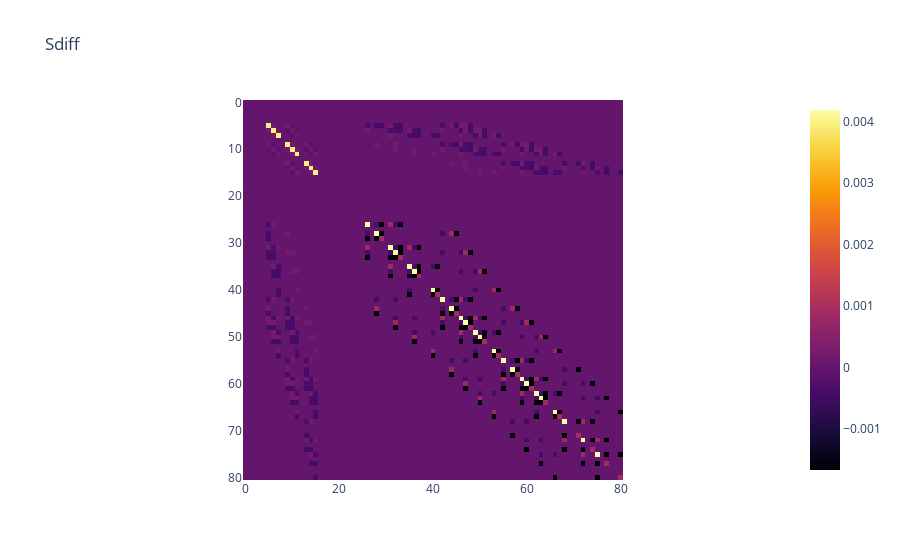
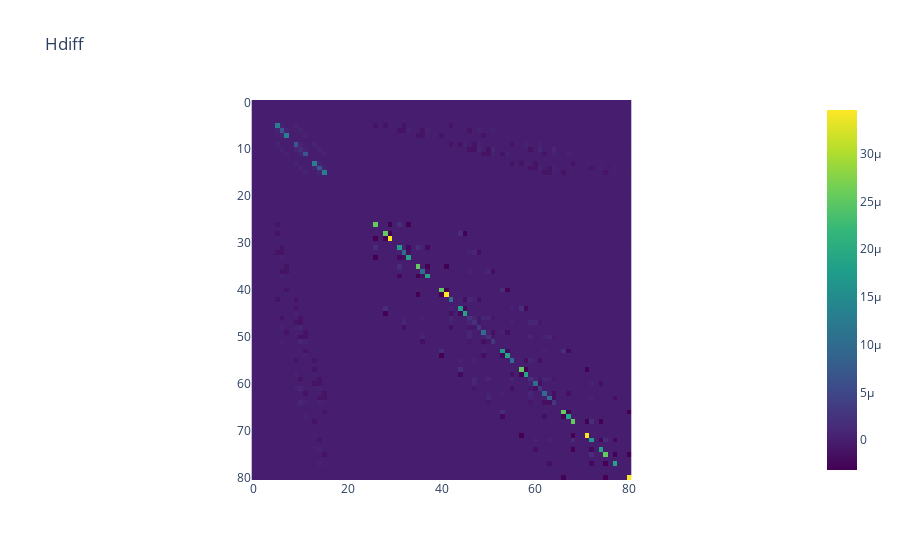

The notebook cell these images were saved under, in order:
### Code cell
import pandas as pd
global_matrix_given = pd.read_csv("./Files/MacGlobSiH.dat", sep = r"\s+",header = None)
S_Given = np.array(global_matrix_given[2]).reshape(81,81)
H_Given = np.array(global_matrix_given[3]).reshape(81,81)

fig_S = px.imshow(S_Given-S, title="Sdiff", color_continuous_scale= 'inferno')
fig_S.show()

fig_H = px.imshow(H_Given-H, title="Hdiff", color_continuous_scale= 'viridis')
fig_H.show()

### Figure 1 — Plotly figure (JSON) as saved in the notebook; plotly's stock layout.template omitted (floating-point values rounded to 4 significant figures; data arrays with more than 128 entries replaced by an {"elided": "..."} marker saying what was removed)
{"data": [{"coloraxis": "coloraxis", "hovertemplate": "x: %{x}<br>y: %{y}<br>color: %{z}<extra></extra>", "name": "0", "type": "heatmap", "xaxis": "x", "yaxis": "y", "z": {"elided": "81x81 float values"}}], "layout": {"coloraxis": {"colorscale": [[0, "#000004"], [0.1111, "#1b0c41"], [0.2222, "#4a0c6b"], [0.3333, "#781c6d"], [0.4444, "#a52c60"], [0.5556, "#cf4446"], [0.6667, "#ed6925"], [0.7778, "#fb9b06"], [0.8889, "#f7d13d"], [1, "#fcffa4"]]}, "title": {"text": "Sdiff"}, "xaxis": {"anchor": "y", "constrain": "domain", "domain": [0, 1], "scaleanchor": "y"}, "yaxis": {"anchor": "x", "autorange": "reversed", "constrain": "domain", "domain": [0, 1]}}}

### Figure 2 — Plotly figure (JSON) as saved in the notebook; plotly's stock layout.template omitted (floating-point values rounded to 4 significant figures; data arrays with more than 128 entries replaced by an {"elided": "..."} marker saying what was removed)
{"data": [{"coloraxis": "coloraxis", "hovertemplate": "x: %{x}<br>y: %{y}<br>color: %{z}<extra></extra>", "name": "0", "type": "heatmap", "xaxis": "x", "yaxis": "y", "z": {"elided": "81x81 float values"}}], "layout": {"coloraxis": {"colorscale": [[0, "#440154"], [0.1111, "#482878"], [0.2222, "#3e4989"], [0.3333, "#31688e"], [0.4444, "#26828e"], [0.5556, "#1f9e89"], [0.6667, "#35b779"], [0.7778, "#6ece58"], [0.8889, "#b5de2b"], [1, "#fde725"]]}, "title": {"text": "Hdiff"}, "xaxis": {"anchor": "y", "constrain": "domain", "domain": [0, 1], "scaleanchor": "y"}, "yaxis": {"anchor": "x", "autorange": "reversed", "constrain": "domain", "domain": [0, 1]}}}
